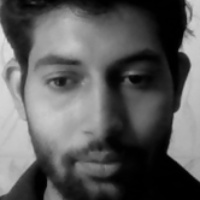
#> input picture Task-6/faces/user-1/12.jpg, 200 x 200 px, given in place of the camera
$ jupyter execute --allow-errors AWS-task-6.ipynb   (text cells are left out)
#> lines starting #> are read from the running program, lines starting #| are printed output that depends on the picture; after the words box and inside, x2 and y2 are one past the last pixel; in counts of white or black regions, pixels touching at a corner belong together
[cell 1]
import cv2
import numpy as np

# Load HAAR face classifier
face_classifier = cv2.CascadeClassifier('haarcascade_frontalface_default.xml')

# Load functions
def face_extractor(img):
    # Function detects faces and returns the cropped face
    # If no face detected, it returns the input image

    gray = cv2.cvtColor(img,cv2.COLOR_BGR2GRAY)
    faces = face_classifier.detectMultiScale(gray, 1.3, 5)

    if faces is ():
        return None

    # Crop all faces found
    for (x,y,w,h) in faces:
        cropped_face = img[y:y+h, x:x+w]

    return cropped_face

# Initialize Webcam
cap = cv2.VideoCapture(0)
count = 0

# Collect 100 samples of your face from webcam input for deepak
while True:

    ret, frame = cap.read()
#> frame is the input picture: shape (200, 200, 3); min 0, max 226, mean 90.8
    if face_extractor(frame) is not None:
#> in face_extractor, `faces = face_classifier.detectMultiScale(gray, 1.3, 5)`: faces = [[19, 16, 166, 166]]
#> the loop in face_extractor, `for (x,y,w,h) in faces:` made 1 pass
#> pass 1, in face_extractor, `cropped_face = img[y:y+h, x:x+w]`:
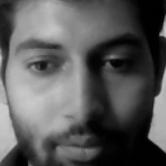
#> cropped_face: shape (166, 166, 3); min 0, max 204, mean 88.6
        count += 1
#> count = 1
        face = cv2.resize(face_extractor(frame), (200, 200))
#> the loop in face_extractor (call 2), `for (x,y,w,h) in faces:` made 1 pass
        face = cv2.cvtColor(face, cv2.COLOR_BGR2GRAY)
#> face: shape (200, 200)

        # Save file in specified directory with unique name
        file_name_path = './faces/user-1/' + str(count) + '.jpg'
#> file_name_path = './faces/user-1/1.jpg'
        cv2.imwrite(file_name_path, face)

        # Put count on images and display live count
        cv2.putText(face, str(count), (50, 50), cv2.FONT_HERSHEY_COMPLEX, 1, (0,255,0), 2)
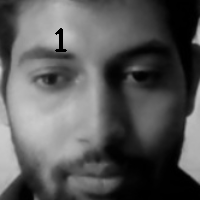
#> face: shape (200, 200); min 0, max 204, mean 87.9
        cv2.imshow('Face Cropper', face)

    else:
        print("Face not found")
        pass

    if cv2.waitKey(1) == 13 or count == 100: #13 is the Enter Key
#> (key Esc is pressed here)
        break

cap.release()
cv2.destroyAllWindows()
print("Successfully Collected Samples of Deepak")

n = input("Enter for collecting image for Gunu")
#> the answer given: faces/user-1/12.jpg

# Initialize Webcam for user-2
cap = cv2.VideoCapture(0)
count = 0
# Collect 100 samples of your face from webcam input for gunu
while True:

    ret, frame = cap.read()
    if face_extractor(frame) is not None:
        count += 1
        face1 = cv2.resize(face_extractor(frame), (200, 200))
        face1 = cv2.cvtColor(face1, cv2.COLOR_BGR2GRAY)

        # Save file in specified directory with unique name
        file_name_path1 = './faces/user-2/' + str(count) + '.jpg'
#> file_name_path1 = './faces/user-2/1.jpg'
        cv2.imwrite(file_name_path1, face1)

        # Put count on images and display live count
        cv2.putText(face1, str(count), (50, 50), cv2.FONT_HERSHEY_COMPLEX, 1, (0,255,0), 2)
        cv2.imshow('Face Cropper', face1)

    else:
        print("Face not found")
        pass

    if cv2.waitKey(1) == 13 or count == 100: #13 is the Enter Key
#> (key Esc is pressed here)
        break

cap.release()
cv2.destroyAllWindows()
print("Successfully Collected Samples of Gunu")

[cell 2]
import cv2
import numpy as np
from os import listdir
from os.path import isfile, join

# Get the training data we previously made
data_path = './faces/user-1/'
onlyfiles = [f for f in listdir(data_path) if isfile(join(data_path, f))]

# Create arrays for training data and labels
Training_Data, Labels = [], []

# Open training images in our datapath
# Create a numpy array for training data
for i, files in enumerate(onlyfiles):
    image_path = data_path + onlyfiles[i]
    images = cv2.imread(image_path, cv2.IMREAD_GRAYSCALE)
#> images: shape (200, 200); min 0, max 204, mean 88.5
    Training_Data.append(np.asarray(images, dtype=np.uint8))
    Labels.append(i)

# Create a numpy array for both training data and labels
Labels = np.asarray(Labels, dtype=np.int32)

# Initialize facial recognizer
# model = cv2.face.createLBPHFaceRecognizer()
# NOTE: For OpenCV 3.0 use cv2.face.createLBPHFaceRecognizer()
# pip install opencv-contrib-python
# model = cv2.createLBPHFaceRecognizer()

deepak_model  = cv2.face_LBPHFaceRecognizer.create()
# Let's train our model
deepak_model.train(np.asarray(Training_Data), np.asarray(Labels))
print("Deepak Model trained sucessefully")


# Get the training data we previously made
data_path1 = './faces/user-2/'
#> (the rest of this cell did not finish here and is left out)

[cell 3]
import cv2
import numpy as np
import os
import time
import pywhatkit


face_classifier = cv2.CascadeClassifier('haarcascade_frontalface_default.xml')

def face_detector(img, size=0.5):

    # Convert image to grayscale
#> called with size = 0.5
    gray = cv2.cvtColor(img,cv2.COLOR_BGR2GRAY)
    faces = face_classifier.detectMultiScale(gray, 1.3, 5)
#> faces = [[19, 16, 166, 166]]
    if faces is ():
        return img, []


    for (x,y,w,h) in faces:
        cv2.rectangle(img,(x,y),(x+w,y+h),(0,255,255),2)
        roi = img[y:y+h, x:x+w]
        roi = cv2.resize(roi, (200, 200))
#> this loop made 1 pass
#> pass 1, in face_detector, `roi = img[y:y+h, x:x+w]`:
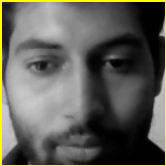
#> roi: shape (166, 166, 3); mean B, G, R 85.4, 94.5, 94.5
#> pass 1, in face_detector, `roi = cv2.resize(roi, (200, 200))`:
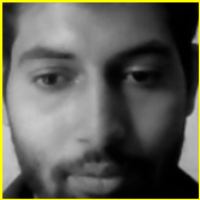
#> roi: shape (200, 200, 3); mean B, G, R 85.2, 94.5, 94.5
#> after the loop:
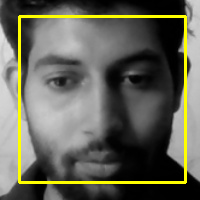
#> img: shape (200, 200, 3); 4.97% of pixels changed, all inside (x1, y1, x2, y2) = (18, 15, 187, 184)
    return img, roi

# To send WhatsApp Message
def whatsApp():
      pywhatkit.sendwhatmsg_instantly(phone_no="+916375043707",
                                 message="Message sent by Face Recognition")
      print("Whatsapp Message sent Successfully!!")

#To send email
def sendEmail():
    pywhatkit.send_mail("ds9199027@gmail.com",
                                "Deepak@1234",
                                "Face Recoginition",
                                "This is face of Gunu Sharma",
                                "dosti123455@gmail.com")

# To launch Ec2 instance and attach extra ebs volume
def awsEc2():
    os.system("aws ec2 run-instances --image-id  ami-0ad704c126371a549  --instance-type  t2.micro  --key-name   arthkey  --security-group-ids sg-0ec49ea0d142457b5  --subnet-id  subnet-5984be31  > ec2.txt")
    print("instance is launched...")
    os.system("aws ec2 create-volume  --availability-zone  ap-south-1a   --size  5 >ebs.txt")
    print("Volume is successfully created...")
    print("Wait for 2 minutes till instance start ...")
    time.sleep(120)
    ec2_id = open("ec2.txt", 'r').read().split(',')[3].split(':')[1].split('"')[1]
    ebs_id = open("ebs.txt", 'r').read().split(',')[6].split(':')[1].split('"')[1]
    os.system("aws ec2 attach-volume --instance-id   " + ec2_id +"  --volume-id  " + ebs_id  +"  --device /dev/xvdf")
    print("Volume is Successfully attached to the instance")


# Open Webcam
cap = cv2.VideoCapture(0)

while True:

    ret, frame = cap.read()
    image, face = face_detector(frame)

    try:
        face = cv2.cvtColor(face, cv2.COLOR_BGR2GRAY)
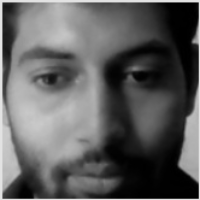
#> face: shape (200, 200); min 0, max 226, mean 93.5

        # Pass face to prediction model
        # "results" comprises of a tuple containing the label and the confidence value
        results1 = deepak_model.predict(face)
#> results1 = (0, 10.89)
        results= gunu_model.predict(face)

        if results[1] < 500:
            confidence = int( 100 * (1 - (results[1])/400) )
            display_string = str(confidence) + '% Confident she is Gunu'

        cv2.putText(image, display_string, (100, 120), cv2.FONT_HERSHEY_COMPLEX, 1, (255,120,150), 2)

        if confidence > 80:
                cv2.putText(image, "Hey Gunu", (250, 450), cv2.FONT_HERSHEY_COMPLEX, 1, (0,255,0), 2)
                cv2.imshow('Face Recognition', image )
                whatsApp();
                sendEmail();
                break

        else:

            cv2.putText(image, "I dont know, who r u", (250, 450), cv2.FONT_HERSHEY_COMPLEX, 1, (0,0,255), 2)
            cv2.imshow('Face Recognition', image )


        if results1[1] < 500:
            confidence = int( 100 * (1 - (results1[1])/400) )
            display_string = str(confidence) + '% Confident he is Deepak'

        cv2.putText(image, display_string, (100, 120), cv2.FONT_HERSHEY_COMPLEX, 1, (255,120,150), 2)

        if confidence > 80:
                cv2.putText(image, "Hey Deepak", (250, 450), cv2.FONT_HERSHEY_COMPLEX, 1, (0,255,0), 2)
                cv2.imshow('Face Recognition', image )
                awsEc2();
                break

        else:

            cv2.putText(image, "I dont know, who r u", (250, 450), cv2.FONT_HERSHEY_COMPLEX, 1, (0,0,255), 2)
            cv2.imshow('Face Recognition', image )

    except:
        cv2.putText(image, "No Face Found", (220, 120) , cv2.FONT_HERSHEY_COMPLEX, 1, (0,0,255), 2)
        cv2.putText(image, "looking for face", (250, 450), cv2.FONT_HERSHEY_COMPLEX, 1, (0,0,255), 2)
        cv2.imshow('Face Recognition', image )
        pass

    if cv2.waitKey(1) == 13: #13 is the Enter Key
#> (key Esc is pressed here)
        break

cap.release()
cv2.destroyAllWindows()
